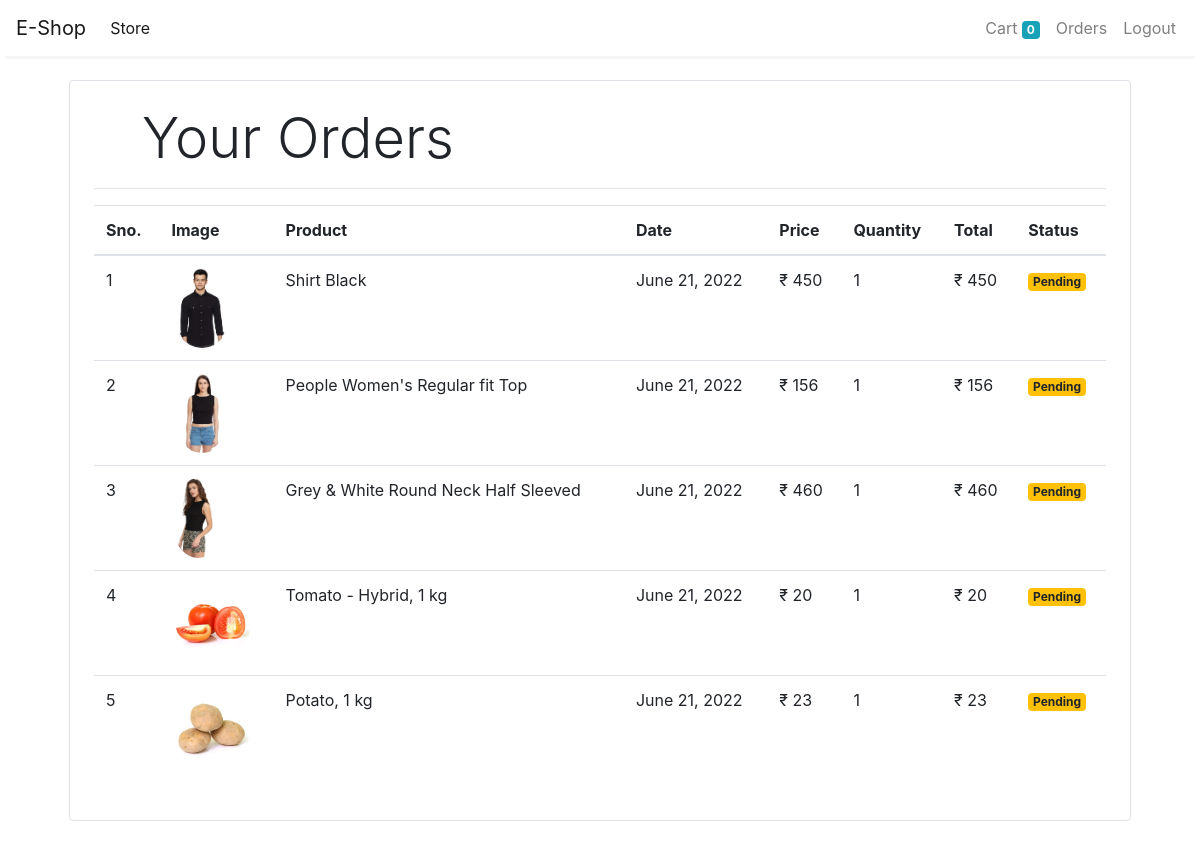
/orders (signed in), run on the app's committed database.
### store/models/orders.py (models this page shows, shortened)
class Order(models.Model):
    product = models.ForeignKey(Product,
                                on_delete=models.CASCADE)
    customer = models.ForeignKey(Customer,
                                 on_delete=models.CASCADE)
    quantity = models.IntegerField(default=1)
    price = models.IntegerField()
    address = models.CharField(max_length=50, default='', blank=True)
    phone = models.CharField(max_length=50, default='', blank=True)
    date = models.DateField(default=datetime.datetime.today)
    status = models.BooleanField(default=False)
    @staticmethod
    def get_orders_by_customer(customer_id):
        return Order.objects.filter(customer=customer_id).order_by('-date')

### store/models/product.py (models this page shows, shortened)
class Product(models.Model):
    name = models.CharField(max_length=50)
    price = models.IntegerField(default=0)
    category = models.ForeignKey(Category, on_delete=models.CASCADE, default=1)
    description = models.CharField(max_length=200, default='' , null=True , blank=True)
    image = models.ImageField(upload_to='uploads/products/')

### store/middlewares/auth.py (the view)
    def middleware(request):
        print(request.session.get('customer'))
        returnUrl = request.META['PATH_INFO']
        print(request.META['PATH_INFO'])
        if not request.session.get('customer'):
           return redirect(f'login?return_url={returnUrl}')
        response = get_response(request)
        return response

### store/templatetags/custom_filter.py (called while the page is built)
@register.filter(name='currency')
def currency(number):
    return "₹ "+str(number)

@register.filter(name='multiply')
def multiply(number , number1):
    return number * number1

### store/views/orders.py (called while the page is built)
    def get(self , request ):
        customer = request.session.get('customer')
        orders = Order.get_orders_by_customer(customer)
        print(orders)
        return render(request , 'orders.html'  , {'orders' : orders})

### store/templates/orders.html
{% extends 'base.html' %}
{% block content %}
{% load cart %}
{% load custom_filter %}
<div class="container">
   <div class="border rounded p-4 m-4">
        <p class="display-4 pl-4 ml-4">Your Orders</p>
        <hr>
        <table class="table">
            <thead>
                <tr>
                    <th>Sno.</th>
                    <th>Image</th>
                    <th>Product</th>
                    <th>Date</th>
                    <th>Price</th>
                    <th>Quantity</th>
                    <th>Total</th>
                    <th>Status</th>
                </tr>
            </thead>
            <tbody>
                {% for order in orders %}
                <tr>
                    <td>{{forloop.counter}}</td>
                    <td><img style="height: 80px;" class="rounded-circle" src="{{order.product.image.url}}" alt=""></td>
                    <td>{{order.product.name}}</td>
                    <td>{{order.date}}</td>
                    <td>{{order.price|currency}}</td>
                    <td>{{order.quantity}}</td>
                    <td>{{order.quantity|multiply:order.price|currency}}</td>
                    {% if order.status %}
                    <td><small class="badge badge-success">Completed</small></td>
                    {%else%}
                    <td><small class="badge badge-warning">Pending</small></td>
                    {% endif %}
                </tr>
                {% endfor %}
            </tbody>
        </table>
   </div>
</div>
{% endblock %}

### data on the page
Order: product.image (picture), product.name "Shirt Black", date "June 21, 2022", price "₹ 450", quantity "1", quantity|multiply "₹ 450", status "Pending"
Order: product.image (picture), product.name "People Women's Regular fit Top", date "June 21, 2022", price "₹ 156", quantity "1", quantity|multiply "₹ 156", status "Pending"
Order: product.image (picture), product.name "Grey & White Round Neck Half Sleeved", date "June 21, 2022", price "₹ 460", quantity "1", quantity|multiply "₹ 460", status "Pending"
Order: product.image (picture), product.name "Tomato - Hybrid, 1 kg", date "June 21, 2022", price "₹ 20", quantity "1", quantity|multiply "₹ 20", status "Pending"
Order: product.image (picture), product.name "Potato, 1 kg", date "June 21, 2022", price "₹ 23", quantity "1", quantity|multiply "₹ 23", status "Pending"

### other printed values
{{ request.session.cart.keys|length }} "0"
